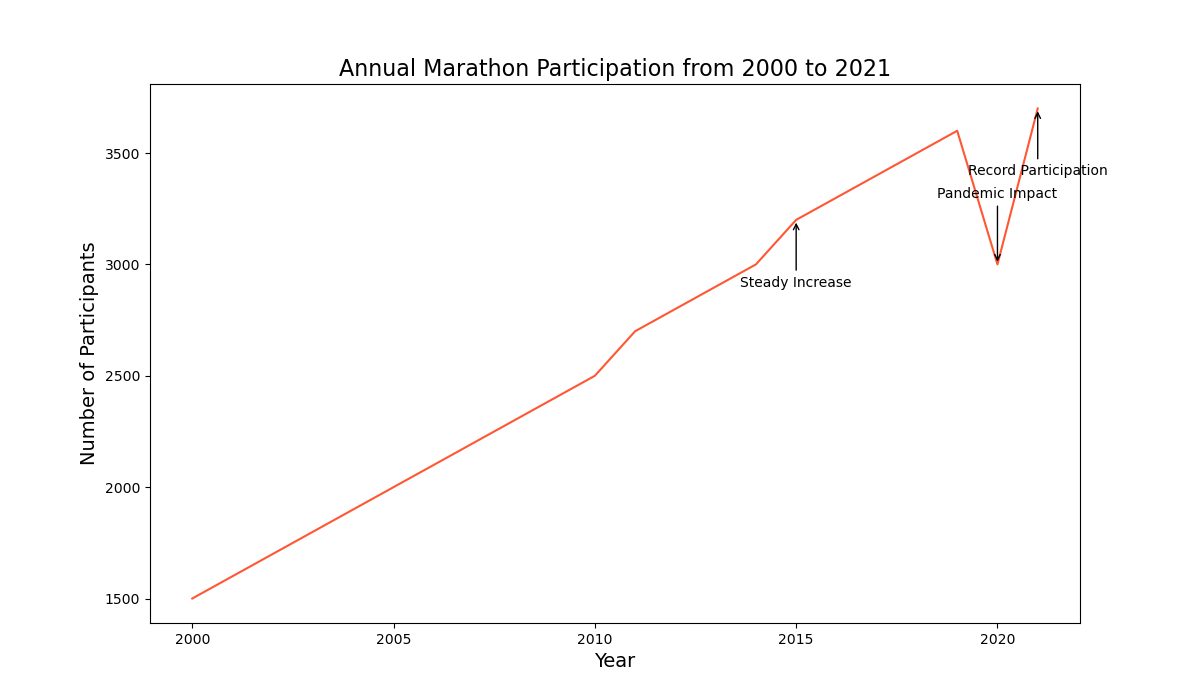

Source code (Python):

import seaborn as sns
import pandas as pd
import matplotlib.pyplot as plt

data = {
    'Year': list(range(2000, 2022)),
    'Marathon Participants': [1500, 1600, 1700, 1800, 1900, 2000, 2100, 2200, 2300, 2400, 2500, 2700, 2800, 2900, 3000, 3200, 3300, 3400, 3500, 3600, 3000, 3700]
}

df = pd.DataFrame(data)

# Settings for colors and figure size
line_colors = ["#ff5733", "#33ff57"]
plt.figure(figsize=(12, 7))

# Plot the line chart with seaborn
ax = sns.lineplot(x='Year', y='Marathon Participants', data=df, color="#ff5733")

# Add a title and labels
ax.set_title('Annual Marathon Participation from 2000 to 2021', fontsize=16)
ax.set_xlabel('Year', fontsize=14)
ax.set_ylabel('Number of Participants', fontsize=14)

# Annotate significant data points
ax.annotate('Steady Increase', xy=(2015, 3200), xytext=(2015, 2900),
            arrowprops=dict(facecolor='black', arrowstyle="->"),
            ha='center')

ax.annotate('Pandemic Impact', xy=(2020, 3000), xytext=(2020, 3300),
            arrowprops=dict(facecolor='black', arrowstyle="->"),
            ha='center')

ax.annotate('Record Participation', xy=(2021, 3700), xytext=(2021, 3400),
            arrowprops=dict(facecolor='black', arrowstyle="->"),
            ha='center')

# Show the plot
plt.show()
